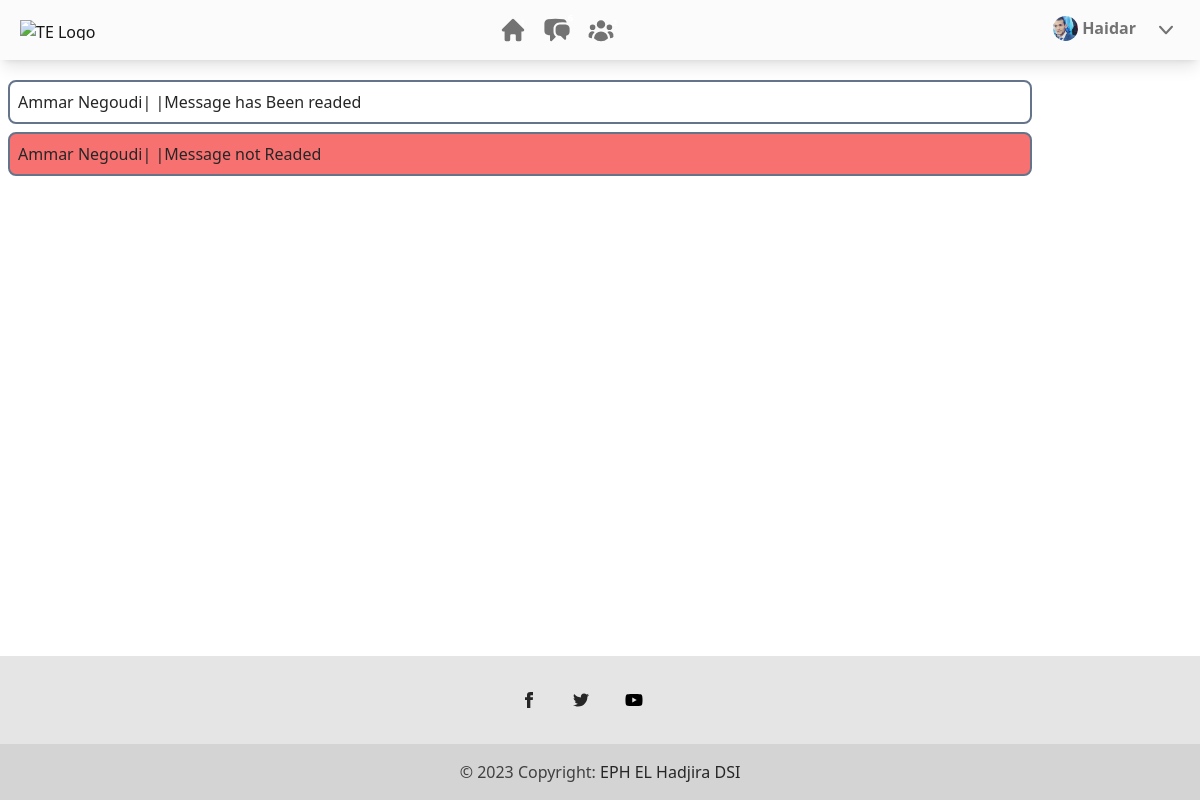
/home/ (signed in), run on an earlier commit of the app's database.
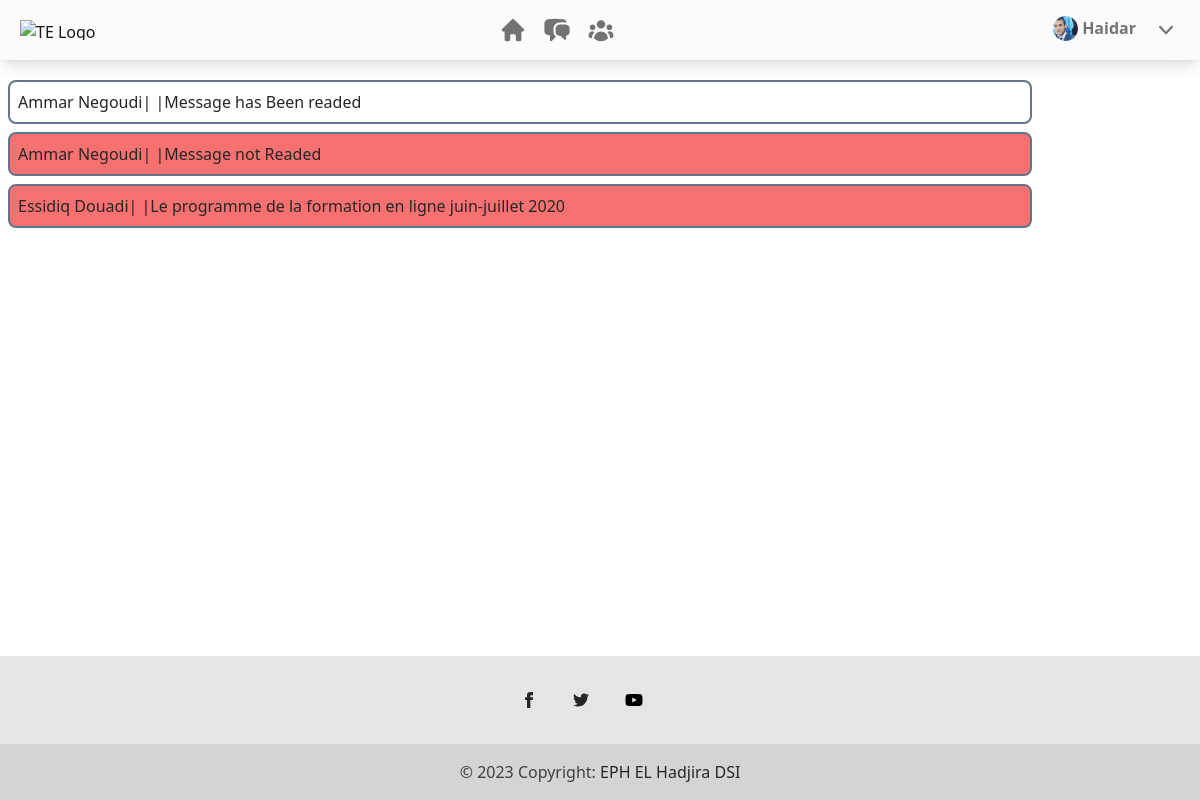
And on a later commit of the database.
### CSM/models.py (models this page shows, shortened)
class Messages(models.Model):
    sender = models.ForeignKey(User, null=True,related_name='sent_messages', on_delete=models.SET_NULL)
    message = models.TextField(max_length=256, null=False, blank=False)
    reciever = models.ForeignKey(User, null=True, related_name='recieve_messages', on_delete=models.SET_NULL)
    date_created = models.DateTimeField(auto_now_add=True)
    is_read = models.BooleanField(default=False)

### CSM/decorators.py (the view)
    def wrapper_func(request, *args, **kwargs):
        if not request.user.is_authenticated:
            return redirect("CSM:index")
        else:
            return view_func(request, *args, **kwargs)

### CSM/views.py (called while the page is built)
@authenticated_user
def home(request):
    employee = Employee.objects.get(user = request.user)
    try:
        allMessages = Messages.objects.filter(reciever = request.user)
        ar_messages_ids = []
        for message in allMessages:
            if re.search(r'[\u0600-\u06FF]', message.message):
                ar_messages_ids.append(message.id)
        unread_messages = Messages.objects.filter(reciever = request.user, is_read = False).values_list('id',flat=True)
    except Messages.DoesNotExist:
        allMessages = 0
        unread_messages = 0
    return render(request, "CSM/home.html", {'employee' : employee, 'messages' : allMessages, 'unreaded' : unread_messages, 'ar_messages_ids':ar_messages_ids})

### CSM/templates/CSM/home.html (shortened to what this page needs)
{% extends "CSM/include/base.html" %}
{% block content %}
    {% include "CSM/include/nav.html" %}
        <section class="flex-1 my-3">
            <div class="container">
                {% if messages  != 0 %}
                    {% for message in messages %}
                        {% if message.id in unreaded %}
                            <a href="#" class="w-full px-2 py-2 mx-2 my-2 border-2 border-slate-500 border-solid rounded-lg flex flex-row bg-red-400 ">
                                <span >{{ message.sender.first_name }} {{ message.sender.last_name }} </span>
                                <span>|  |</span>
                                <span dir="{% if message.id in ar_messages_ids%}rtl{% else %}ltr{% endif %}">{{ message.message }}</span>
                            </a>
                        {% else %}
                            <a href="#" class="w-full px-2 py-2 mx-2 my-2 border-2 border-slate-500 border-solid rounded-lg flex flex-row " >
                                <span >{{ message.sender.first_name }} {{ message.sender.last_name }} </span>
                                <span>|  |</span>
                                <span dir="{% if message.id in ar_messages_ids%}rtl{% else %}ltr{% endif %}">{{ message.message }}</span>
                            </a>
                        {% endif %}
                    {% endfor %}
                {% endif %}
            </div>
        </section>
    {% include "CSM/include/footer.html" %}
{% endblock  %}

What changed in the data, as far as the page shows it:
added Messages: sender.first_name "Essidiq", sender.last_name "Douadi", message "Le programme de la formation en ligne juin-juillet 2020"
